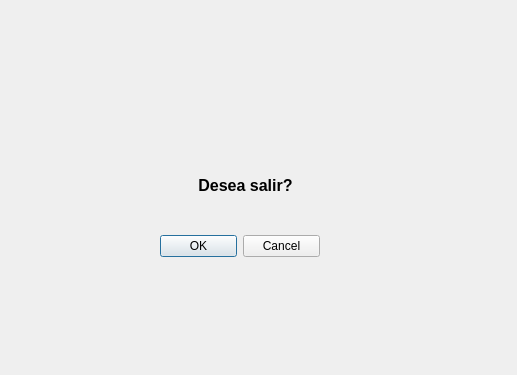
<?xml version="1.0" encoding="UTF-8"?>
<ui version="4.0">
 <class>Dialog</class>
 <widget class="QDialog" name="Dialog">
  <property name="geometry">
   <rect>
    <x>0</x>
    <y>0</y>
    <width>517</width>
    <height>375</height>
   </rect>
  </property>
  <property name="windowTitle">
   <string>Dialog</string>
  </property>
  <widget class="QDialogButtonBox" name="buttonBox">
   <property name="geometry">
    <rect>
     <x>160</x>
     <y>230</y>
     <width>160</width>
     <height>32</height>
    </rect>
   </property>
   <property name="orientation">
    <enum>Qt::Horizontal</enum>
   </property>
   <property name="standardButtons">
    <set>QDialogButtonBox::Cancel|QDialogButtonBox::Ok</set>
   </property>
  </widget>
  <widget class="QLabel" name="label">
   <property name="geometry">
    <rect>
     <x>170</x>
     <y>40</y>
     <width>151</width>
     <height>121</height>
    </rect>
   </property>
   <property name="text">
    <string/>
   </property>
   <property name="textFormat">
    <enum>Qt::AutoText</enum>
   </property>
   <property name="pixmap">
    <pixmap>img/Warning.png</pixmap>
   </property>
   <property name="scaledContents">
    <bool>true</bool>
   </property>
  </widget>
  <widget class="QLabel" name="label_2">
   <property name="geometry">
    <rect>
     <x>180</x>
     <y>170</y>
     <width>131</width>
     <height>31</height>
    </rect>
   </property>
   <property name="font">
    <font>
     <pointsize>12</pointsize>
     <weight>75</weight>
     <bold>true</bold>
    </font>
   </property>
   <property name="text">
    <string>Desea salir?</string>
   </property>
   <property name="alignment">
    <set>Qt::AlignCenter</set>
   </property>
  </widget>
 </widget>
 <resources/>
 <connections>
  <connection>
   <sender>buttonBox</sender>
   <signal>accepted()</signal>
   <receiver>Dialog</receiver>
   <slot>accept()</slot>
   <hints>
    <hint type="sourcelabel">
     <x>248</x>
     <y>254</y>
    </hint>
    <hint type="destinationlabel">
     <x>157</x>
     <y>274</y>
    </hint>
   </hints>
  </connection>
  <connection>
   <sender>buttonBox</sender>
   <signal>rejected()</signal>
   <receiver>Dialog</receiver>
   <slot>reject()</slot>
   <hints>
    <hint type="sourcelabel">
     <x>316</x>
     <y>260</y>
    </hint>
    <hint type="destinationlabel">
     <x>286</x>
     <y>274</y>
    </hint>
   </hints>
  </connection>
 </connections>
</ui>
